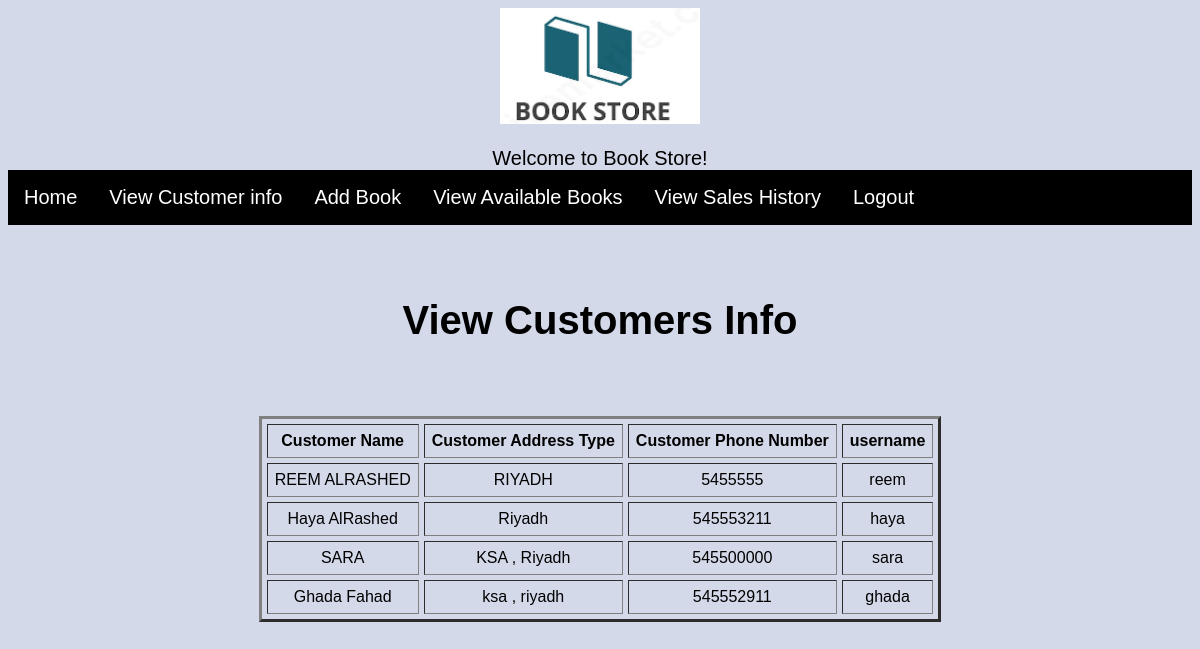
Screenshot of /Admin/customerinfo.php (signed in) with the database file from the repository.
### tables this page shows
CREATE TABLE `User` (
  `userid` int(11) NOT NULL,
  `username` varchar(50) NOT NULL,
  `password` varchar(50) NOT NULL,
  `usertype` varchar(50) NOT NULL
);

CREATE TABLE `Customer` (
  `userid` int(11) NOT NULL,
  `name` varchar(50) NOT NULL,
  `address` varchar(50) NOT NULL,
  `number` int(11) NOT NULL
);

### Admin/customerinfo.php (the view, shortened to what this page needs)
<html>
<head>
<link href="../css/tablestyle.css" rel="stylesheet">
</head>
<body>
  <br/><br/>
<h1>View Customers Info</h1>
</body>
</html>
<?php
$host = "localhost";
$user = "root";
$password = "";
$dbname = "BookStore";
$con = mysqli_connect($host, $user, $password,$dbname);
echo "<table border='3'align='center'cellspacing='5' cellpadding='7''>";
$sql="select * from User left join Customer on Customer.userid=User.userid and  User.usertype='Customer'";
$result=$con->query($sql);
if($result->num_rows>0){
  echo "<tr><th>Customer Name</th> <th>Customer Address Type</th>
  <th>Customer Phone Number </th> <th>username</th> </tr>";
    while($row=$result->fetch_assoc()){
            if($row['usertype']=="Customer"){
        echo "<tr>";
        echo "<td>".$row['name']."</td>";
        echo "<td>".$row['address']."</td>";
        echo "<td>".$row['number']."</td>";
        echo "<td>".$row['username']."</td>";
         echo "</tr>";
}}}
echo "<br/><br/>";
echo "</table>";
?>

### css/navstyle.css (style rules this page uses)
html { font-family:sans-serif; font-size: 20px; background-color:rgb(211, 217, 233); }
ul { text-align: center; list-style-type: none; margin: 0; padding: 0; overflow: hidden; background-color: rgb(0, 0, 0); font-size: 20px; }
nav { text-align: center; font-size: 20px; }
li { float: left; font-size: 20px; }
li a { display: block; color: white; text-align: center; padding: 16px 16px; text-decoration: none; font-size: 20px; }
.logo { text-align: center; }

### css/tablestyle.css (style rules this page uses)
table { text-align:center; cellpadding:10px; cellspacing:5px; }

### Admin/customerinfo.php (style rules this page uses)
body { text-align:center; }
table { text-align:center; }

### rows the page displays
user: userid.name "REEM ALRASHED", userid.address "RIYADH", userid.number "5455555", username "reem"
user: userid.name "Haya AlRashed", userid.address "Riyadh", userid.number "545553211", username "haya"
user: userid.name "SARA", userid.address "KSA , Riyadh", userid.number "545500000", username "sara"
user: userid.name "Ghada Fahad", userid.address "ksa , riyadh", userid.number "545552911", username "ghada"
